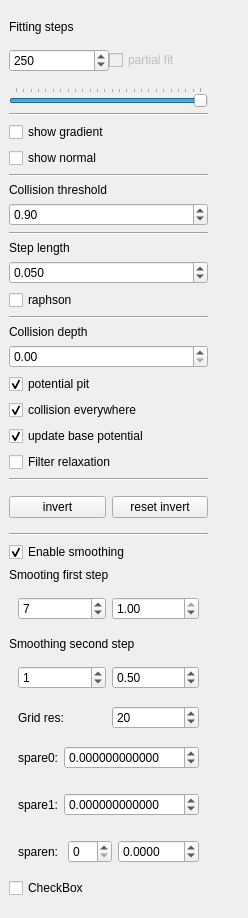
     <widget class="QWidget" name="debug_tools">
      <property name="geometry">
       <rect>
        <x>0</x>
        <y>0</y>
        <width>248</width>
        <height>844</height>
       </rect>
      </property>
      <attribute name="label">
       <string>Debug</string>
      </attribute>
      <layout class="QHBoxLayout" name="horizontalLayout_9">
       <property name="spacing">
        <number>0</number>
       </property>
       <property name="leftMargin">
        <number>0</number>
       </property>
       <property name="rightMargin">
        <number>0</number>
       </property>
       <item>
        <layout class="QVBoxLayout" name="vert_layout_graph_edit_2">
         <property name="spacing">
          <number>6</number>
         </property>
         <property name="sizeConstraint">
          <enum>QLayout::SetMinAndMaxSize</enum>
         </property>
         <property name="leftMargin">
          <number>9</number>
         </property>
         <property name="topMargin">
          <number>9</number>
         </property>
         <property name="rightMargin">
          <number>9</number>
         </property>
         <property name="bottomMargin">
          <number>9</number>
         </property>
         <item>
          <widget class="QLabel" name="lbl_fitting_steps">
           <property name="text">
            <string>Fitting steps</string>
           </property>
          </widget>
         </item>
         <item>
          <widget class="QWidget" name="widget_2" native="true">
           <layout class="QHBoxLayout" name="horizontalLayout_10">
            <property name="spacing">
             <number>0</number>
            </property>
            <property name="leftMargin">
             <number>0</number>
            </property>
            <property name="rightMargin">
             <number>0</number>
            </property>
            <item>
             <widget class="QSpinBox" name="spinBox_nb_step_fitting">
              <property name="toolTip">
               <string>Maximum number of steps to fit vertices to the implicit surface.
Max range 0-1000.</string>
              </property>
              <property name="maximum">
               <number>1000</number>
              </property>
              <property name="singleStep">
               <number>1</number>
              </property>
              <property name="value">
               <number>250</number>
              </property>
             </widget>
            </item>
            <item>
             <widget class="QCheckBox" name="enable_partial_fit">
              <property name="enabled">
               <bool>false</bool>
              </property>
              <property name="toolTip">
               <string>[Deprecated]
Select the vertices you want to move to match their potentials.
Blue : vertex has reach the maximum step.
Green : vertex has been stopped to its iso
Red : vertex has been stopped because it was marching away from its iso.</string>
              </property>
              <property name="text">
               <string>partial fit</string>
              </property>
             </widget>
            </item>
           </layout>
          </widget>
         </item>
         <item>
          <widget class="QSlider" name="slider_nb_step_fit">
           <property name="toolTip">
            <string>&lt;!DOCTYPE HTML PUBLIC &quot;-//W3C//DTD HTML 4.0//EN&quot; &quot;http://www.w3.org/TR/REC-html40/strict.dtd&quot;&gt;
&lt;html&gt;&lt;head&gt;&lt;meta name=&quot;qrichtext&quot; content=&quot;1&quot; /&gt;&lt;style type=&quot;text/css&quot;&gt;
p, li { white-space: pre-wrap; }
&lt;/style&gt;&lt;/head&gt;&lt;body style=&quot; font-family:'MS Shell Dlg 2'; font-size:8.25pt; font-weight:400; font-style:normal;&quot;&gt;
&lt;p style=&quot; margin-top:0px; margin-bottom:0px; margin-left:0px; margin-right:0px; -qt-block-indent:0; text-indent:0px;&quot;&gt;&lt;span style=&quot; font-size:8pt;&quot;&gt;Slide back to diminish the max number of steps to fit the vertices.&lt;/span&gt;&lt;/p&gt;
&lt;p style=&quot; margin-top:0px; margin-bottom:0px; margin-left:0px; margin-right:0px; -qt-block-indent:0; text-indent:0px;&quot;&gt;&lt;span style=&quot; font-size:8pt;&quot;&gt;Slider range is from 0 to 250. For a higher value use the spinBox&lt;/span&gt;&lt;/p&gt;
&lt;p style=&quot; margin-top:0px; margin-bottom:0px; margin-left:0px; margin-right:0px; -qt-block-indent:0; text-indent:0px;&quot;&gt;&lt;span style=&quot; font-size:8pt;&quot;&gt;above the slider.&lt;/span&gt;&lt;/p&gt;&lt;/body&gt;&lt;/html&gt;</string>
           </property>
           <property name="maximum">
            <number>250</number>
           </property>
           <property name="value">
            <number>250</number>
           </property>
           <property name="orientation">
            <enum>Qt::Horizontal</enum>
           </property>
           <property name="tickPosition">
            <enum>QSlider::TicksAbove</enum>
           </property>
          </widget>
         </item>
         <item>
          <widget class="Line" name="line_3">
           <property name="orientation">
            <enum>Qt::Horizontal</enum>
           </property>
          </widget>
         </item>
         <item>
          <widget class="QCheckBox" name="debug_show_gradient">
           <property name="text">
            <string>show gradient</string>
           </property>
          </widget>
         </item>
         <item>
          <widget class="QCheckBox" name="debug_show_normal">
           <property name="text">
            <string>show normal</string>
           </property>
          </widget>
         </item>
         <item>
          <widget class="Line" name="line_2">
           <property name="orientation">
            <enum>Qt::Horizontal</enum>
           </property>
          </widget>
         </item>
         <item>
          <widget class="QLabel" name="lbl_collisions_threshold">
           <property name="toolTip">
            <string>When the scalar product between the gradient of
step n and n-1 exceed this threshold we stop the 
vertex.</string>
           </property>
           <property name="text">
            <string>Collision threshold</string>
           </property>
          </widget>
         </item>
         <item>
          <widget class="QDoubleSpinBox" name="doubleSpinBox">
           <property name="minimum">
            <double>-1.000000000000000</double>
           </property>
           <property name="maximum">
            <double>1.100000000000000</double>
           </property>
           <property name="singleStep">
            <double>0.050000000000000</double>
           </property>
           <property name="value">
            <double>0.900000000000000</double>
           </property>
          </widget>
         </item>
         <item>
          <widget class="Line" name="line_4">
           <property name="orientation">
            <enum>Qt::Horizontal</enum>
           </property>
          </widget>
         </item>
         <item>
          <widget class="QLabel" name="lbl_step_length">
           <property name="text">
            <string>Step length</string>
           </property>
          </widget>
         </item>
         <item>
          <widget class="QDoubleSpinBox" name="spinB_step_length">
           <property name="toolTip">
            <string>Length of the steps made for the gradient walk 
(mesh fitting onto implicit primitives)</string>
           </property>
           <property name="decimals">
            <number>3</number>
           </property>
           <property name="minimum">
            <double>0.000000000000000</double>
           </property>
           <property name="singleStep">
            <double>0.010000000000000</double>
           </property>
           <property name="value">
            <double>0.050000000000000</double>
           </property>
          </widget>
         </item>
         <item>
          <widget class="QCheckBox" name="checkB_enable_raphson">
           <property name="text">
            <string>raphson</string>
           </property>
          </widget>
         </item>
         <item>
          <widget class="Line" name="line_8">
           <property name="orientation">
            <enum>Qt::Horizontal</enum>
           </property>
          </widget>
         </item>
         <item>
          <widget class="QLabel" name="lbl_collision_depth">
           <property name="text">
            <string>Collision depth</string>
           </property>
          </widget>
         </item>
         <item>
          <widget class="QDoubleSpinBox" name="dSpinB_collision_depth">
           <property name="toolTip">
            <string>When a vertex interpenetrate another primitive 
how far do we put it from the collision plane.
0 place it at the collision plane (before smoothing)
higher values place it more inside the primitive (before smoothing)</string>
           </property>
           <property name="singleStep">
            <double>0.010000000000000</double>
           </property>
          </widget>
         </item>
         <item>
          <widget class="QCheckBox" name="box_potential_pit">
           <property name="toolTip">
            <string>When a vertices is going away from its 
initial iso-value we stop it.
(shown in magenta)</string>
           </property>
           <property name="text">
            <string>potential pit</string>
           </property>
           <property name="checked">
            <bool>true</bool>
           </property>
          </widget>
         </item>
         <item>
          <widget class="QCheckBox" name="checkBox_collsion_on">
           <property name="toolTip">
            <string>When activated vertices are fit against the entire skeletion
potential field. And not just potential of the 3 nearest bones.
This is a post process step.</string>
           </property>
           <property name="text">
            <string>collision everywhere</string>
           </property>
           <property name="checked">
            <bool>true</bool>
           </property>
          </widget>
         </item>
         <item>
          <widget class="QCheckBox" name="checkBox_update_base_potential">
           <property name="text">
            <string>update base potential</string>
           </property>
           <property name="checked">
            <bool>true</bool>
           </property>
          </widget>
         </item>
         <item>
          <widget class="QCheckBox" name="checkB_filter_relax">
           <property name="text">
            <string>Filter relaxation</string>
           </property>
           <property name="checked">
            <bool>false</bool>
           </property>
          </widget>
         </item>
         <item>
          <widget class="Line" name="line_9">
           <property name="orientation">
            <enum>Qt::Horizontal</enum>
           </property>
          </widget>
         </item>
         <item>
          <widget class="QWidget" name="widget_17" native="true">
           <layout class="QHBoxLayout" name="horizontalLayout_22">
            <property name="leftMargin">
             <number>0</number>
            </property>
            <property name="rightMargin">
             <number>0</number>
            </property>
            <item>
             <widget class="QPushButton" name="pButton_invert_propagation">
              <property name="toolTip">
               <string>Invert the propagation direction for the selected vertices.</string>
              </property>
              <property name="text">
               <string>invert</string>
              </property>
             </widget>
            </item>
            <item>
             <widget class="QPushButton" name="pButton_rst_invert_propagation">
              <property name="toolTip">
               <string>Restore the default propagation direction of the vertices.</string>
              </property>
              <property name="text">
               <string>reset invert</string>
              </property>
             </widget>
            </item>
           </layout>
          </widget>
         </item>
         <item>
          <widget class="Line" name="line_13">
           <property name="orientation">
            <enum>Qt::Horizontal</enum>
           </property>
          </widget>
         </item>
         <item>
          <widget class="QCheckBox" name="checkB_enable_smoothing">
           <property name="text">
            <string>Enable smoothing</string>
           </property>
           <property name="checked">
            <bool>true</bool>
           </property>
          </widget>
         </item>
         <item>
          <widget class="QLabel" name="lbl_smoothing_first_step">
           <property name="text">
            <string>Smooting first step</string>
           </property>
          </widget>
         </item>
         <item>
          <widget class="QWidget" name="widget_21" native="true">
           <layout class="QHBoxLayout" name="horizontalLayout_27">
            <property name="bottomMargin">
             <number>11</number>
            </property>
            <item>
             <widget class="QSpinBox" name="spinB_nb_iter_smooth1">
              <property name="maximum">
               <number>30</number>
              </property>
              <property name="singleStep">
               <number>1</number>
              </property>
              <property name="value">
               <number>7</number>
              </property>
             </widget>
            </item>
            <item>
             <widget class="QDoubleSpinBox" name="dSpinB_lambda_smooth1">
              <property name="maximum">
               <double>1.000000000000000</double>
              </property>
              <property name="singleStep">
               <double>0.100000000000000</double>
              </property>
              <property name="value">
               <double>1.000000000000000</double>
              </property>
             </widget>
            </item>
           </layout>
          </widget>
         </item>
         <item>
          <widget class="QLabel" name="lbl_smoothing_second_step">
           <property name="text">
            <string>Smoothing second step</string>
           </property>
          </widget>
         </item>
         <item>
          <widget class="QWidget" name="widget_22" native="true">
           <layout class="QHBoxLayout" name="horizontalLayout_28">
            <item>
             <widget class="QSpinBox" name="spinB_nb_iter_smooth2">
              <property name="maximum">
               <number>30</number>
              </property>
              <property name="value">
               <number>1</number>
              </property>
             </widget>
            </item>
            <item>
             <widget class="QDoubleSpinBox" name="dSpinB_lambda_smooth2">
              <property name="maximum">
               <double>1.000000000000000</double>
              </property>
              <property name="singleStep">
               <double>0.100000000000000</double>
              </property>
              <property name="value">
               <double>0.500000000000000</double>
              </property>
             </widget>
            </item>
           </layout>
          </widget>
         </item>
         <item>
          <widget class="QWidget" name="widget_20" native="true">
           <layout class="QHBoxLayout" name="horizontalLayout_26">
            <property name="topMargin">
             <number>2</number>
            </property>
            <property name="bottomMargin">
             <number>2</number>
            </property>
            <item>
             <widget class="QLabel" name="lbl_grid_res">
              <property name="text">
               <string>Grid res:</string>
              </property>
             </widget>
            </item>
            <item>
             <widget class="QSpinBox" name="spinB_grid_res">
              <property name="minimum">
               <number>1</number>
              </property>
              <property name="maximum">
               <number>128</number>
              </property>
              <property name="value">
               <number>20</number>
              </property>
             </widget>
            </item>
           </layout>
          </widget>
         </item>
         <item>
          <widget class="QWidget" name="widget_30" native="true">
           <layout class="QHBoxLayout" name="horizontalLayout_36">
            <item>
             <widget class="QLabel" name="label_3">
              <property name="text">
               <string>spare0:</string>
              </property>
             </widget>
            </item>
            <item>
             <widget class="QDoubleSpinBox" name="dSpinBox_spare_box">
              <property name="decimals">
               <number>12</number>
              </property>
              <property name="minimum">
               <double>-100.000000000000000</double>
              </property>
              <property name="maximum">
               <double>100.000000000000000</double>
              </property>
             </widget>
            </item>
           </layout>
          </widget>
         </item>
         <item>
          <widget class="QWidget" name="widget_31" native="true">
           <layout class="QHBoxLayout" name="horizontalLayout_37">
            <item>
             <widget class="QLabel" name="label_4">
              <property name="text">
               <string>spare1:</string>
              </property>
             </widget>
            </item>
            <item>
             <widget class="QDoubleSpinBox" name="doubleSpinBox_2">
              <property name="decimals">
               <number>12</number>
              </property>
              <property name="minimum">
               <double>-100.000000000000000</double>
              </property>
              <property name="maximum">
               <double>100.000000000000000</double>
              </property>
             </widget>
            </item>
           </layout>
          </widget>
         </item>
         <item>
          <widget class="QWidget" name="widget_32" native="true">
           <layout class="QHBoxLayout" name="horizontalLayout_38">
            <item>
             <widget class="QLabel" name="label_5">
              <property name="text">
               <string>sparen:</string>
              </property>
             </widget>
            </item>
            <item>
             <widget class="QSpinBox" name="spinB_tab_val_idx"/>
            </item>
            <item>
             <widget class="QDoubleSpinBox" name="dSpin_spare_vals_array">
              <property name="decimals">
               <number>4</number>
              </property>
              <property name="minimum">
               <double>-100.000000000000000</double>
              </property>
              <property name="maximum">
               <double>100.000000000000000</double>
              </property>
             </widget>
            </item>
           </layout>
          </widget>
         </item>
         <item>
          <widget class="QCheckBox" name="checkBox">
           <property name="text">
            <string>CheckBox</string>
           </property>
          </widget>
         </item>
        </layout>
       </item>
       <item>
        <spacer name="horizontalSpacer_5">
         <property name="orientation">
          <enum>Qt::Horizontal</enum>
         </property>
         <property name="sizeHint" stdset="0">
          <size>
           <width>45</width>
           <height>20</height>
          </size>
         </property>
        </spacer>
       </item>
      </layout>
     </widget>
